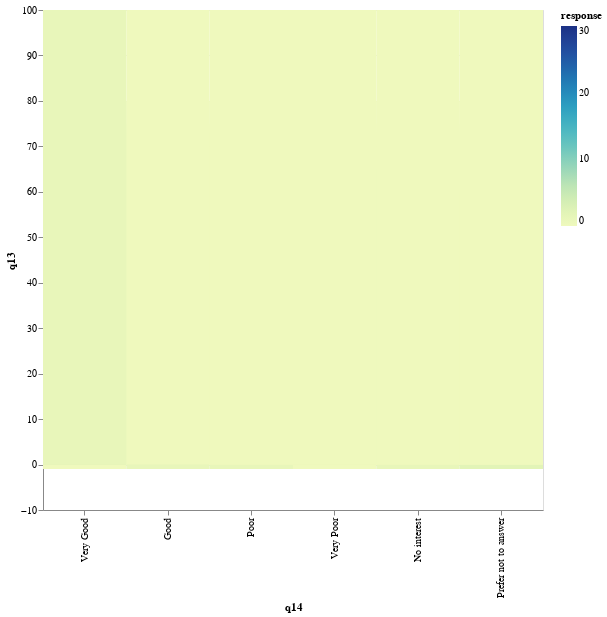

Write notebook code for a chart like this one.
### Code cell
grouped = data.groupby(["q13", "q14"])["response"].sum().reset_index()

alt.Chart(grouped).mark_rect().encode(
    alt.X("q14"),
    alt.Y("q13"),
    alt.Color("response"),
    tooltip=["q13", "q14", "response"],
).properties(
    width = 500,
    height = 500,
).interactive()

### Figure 1 — Vega-Lite specification as saved in the notebook (floating-point values rounded to 4 significant figures; data arrays with more than 128 entries replaced by an {"elided": "..."} marker saying what was removed)
{"config": {"view": {"continuousWidth": 300, "continuousHeight": 300}}, "data": {"name": "data-75cdbe0b20ad700355d028bb1a20edc7"}, "mark": {"type": "rect"}, "encoding": {"color": {"field": "response", "type": "quantitative"}, "tooltip": [{"field": "q13", "type": "quantitative"}, {"field": "q14", "type": "ordinal"}, {"field": "response", "type": "quantitative"}], "x": {"field": "q14", "sort": ["Very Good", "Good", "Poor", "Very Poor", "No interest", "Prefer not to answer"], "type": "ordinal"}, "y": {"field": "q13", "type": "quantitative"}}, "height": 500, "params": [{"name": "param_2", "select": {"type": "interval", "encodings": ["x", "y"]}, "bind": "scales"}], "width": 500, "$schema": "https://vega.github.io/schema/vega-lite/v5.8.0.json", "datasets": {"data-75cdbe0b20ad700355d028bb1a20edc7": {"elided": "252 records"}}}
